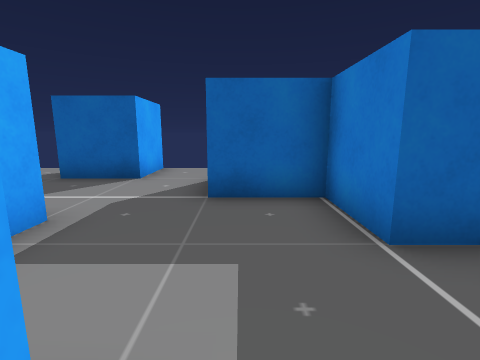
view 1 (above)

16 first-person views from a walk through a Unity game level. The camera is 0.55 m above the floor, tilts 10° down and sees 85° across. The floor is counted in squares, 0.5 m on a side. Each view is taken from the middle of a square. On the plan, view 1 faces up. The plan holds only what a view shows up to about 11 squares ahead; the rest is blank. The player character is not drawn.

view 2
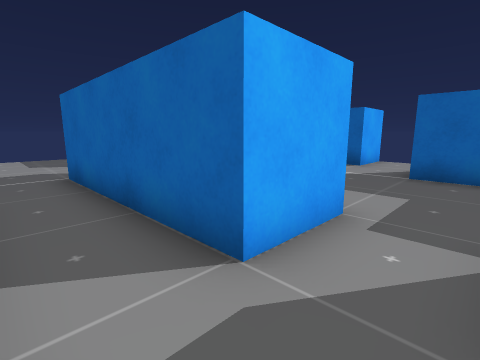

view 3
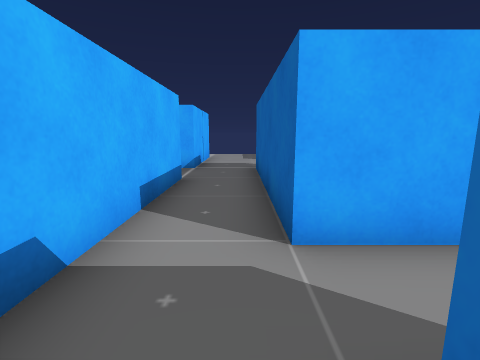

view 4
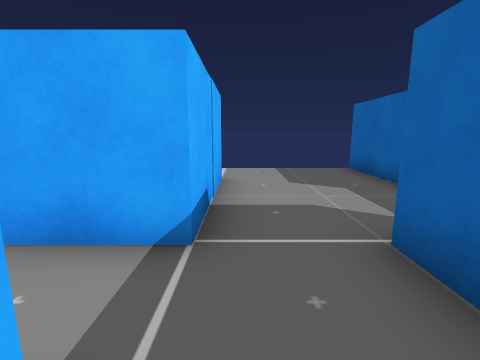

view 5
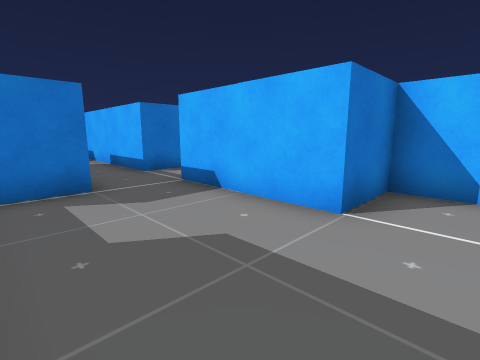

view 6
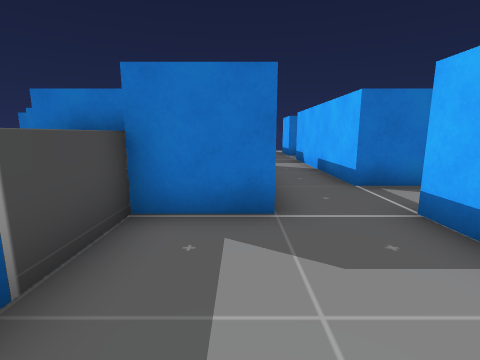

view 7
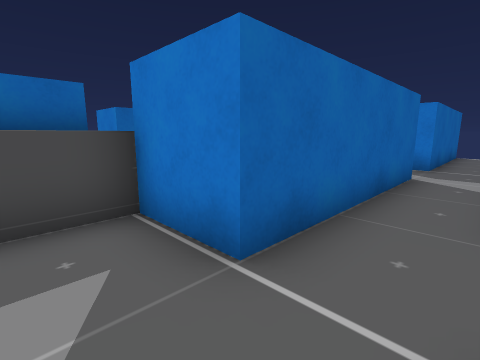

view 8
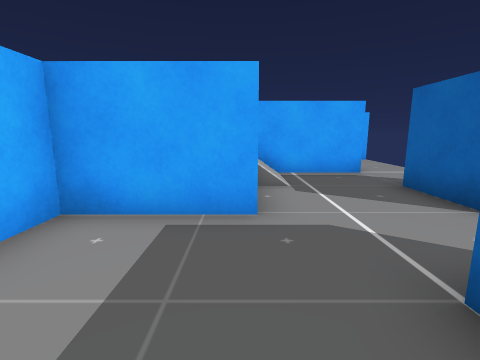

view 9
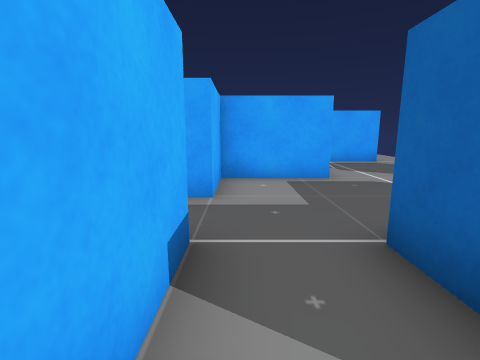

view 10
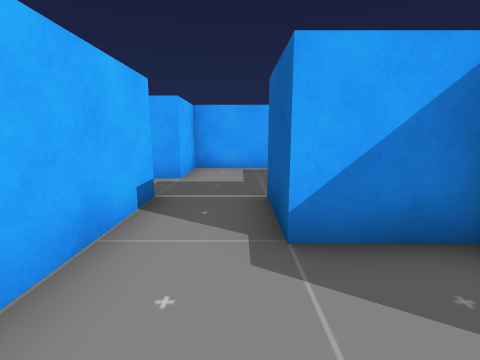

view 11
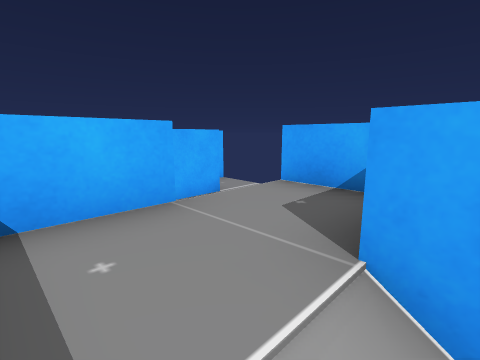

view 12
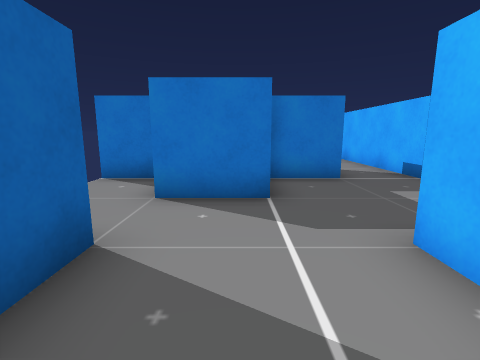

view 13
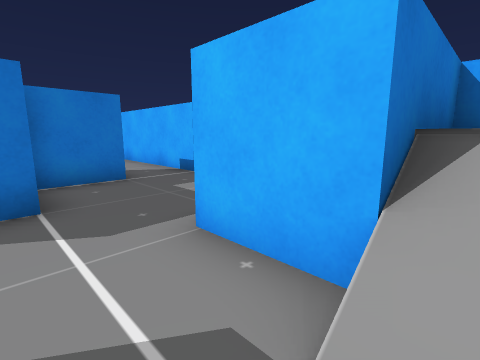

view 14
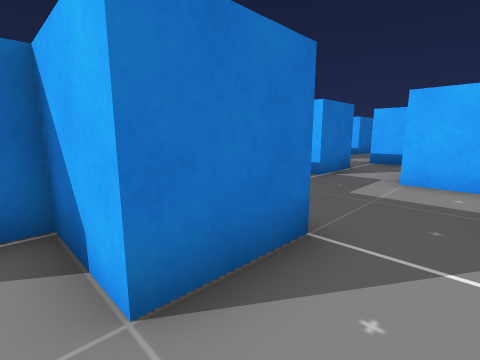

view 15
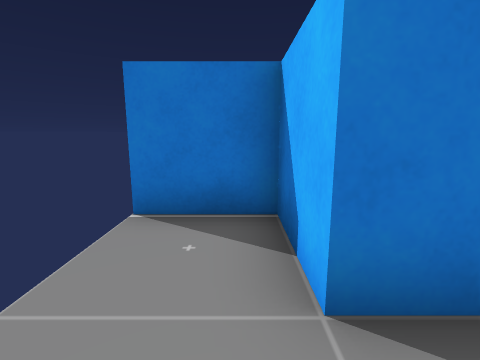

view 16
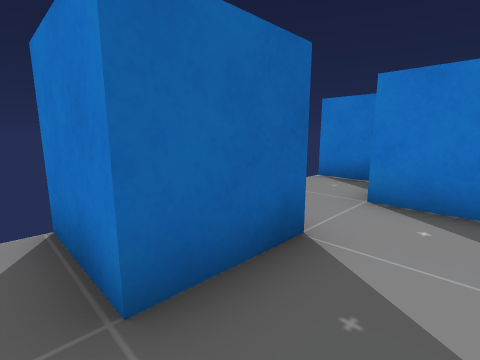

### Floor plan
Key: @ floor where view 1 was taken; # wall or solid block; . main floor; : floor 0.55 m higher than the main floor; / step, stairs or slope; ^ raised ledge.
Columns run from 12 left of view 1 to 6 right of it. Each row starts with its distance up from view 1.
  9         ##    #
  8     ....##....#
  7     ....##....#
  6      #......###
  5      #......###
  4      #//......##.
  3     ^^//##....##..
  2    ^::::^#.........
  1 ###^::::^#........
  0 ......^^####@.#####
 -1 ......######..#####
 -2 ...................
 -3 ...............
 -4 ..####..######.
 -5 ..#  #..#
 -6 ###

Where each view was taken, in squares from view 1:
view 1: 0 up, 0 right, facing up
view 2: 3 down, 1 right, facing up-left
view 3: 2 down, 2 right, facing left
view 4: 3 down, 4 left, facing left
view 5: 0 up, 12 left, facing down-right
view 6: 1 down, 10 left, facing right
view 7: 3 down, 8 left, facing up-right
view 8: 3 up, 1 right, facing left
view 9: 1 up, 4 right, facing left
view 10: 2 up, 6 right, facing left
view 11: 3 up, 5 left, facing down-left
view 12: 5 up, 5 left, facing right
view 13: 5 up, 5 left, facing down-right
view 14: 7 up, 2 left, facing down-right
view 15: 7 up, 2 left, facing right
view 16: 5 up, 5 left, facing up-right
